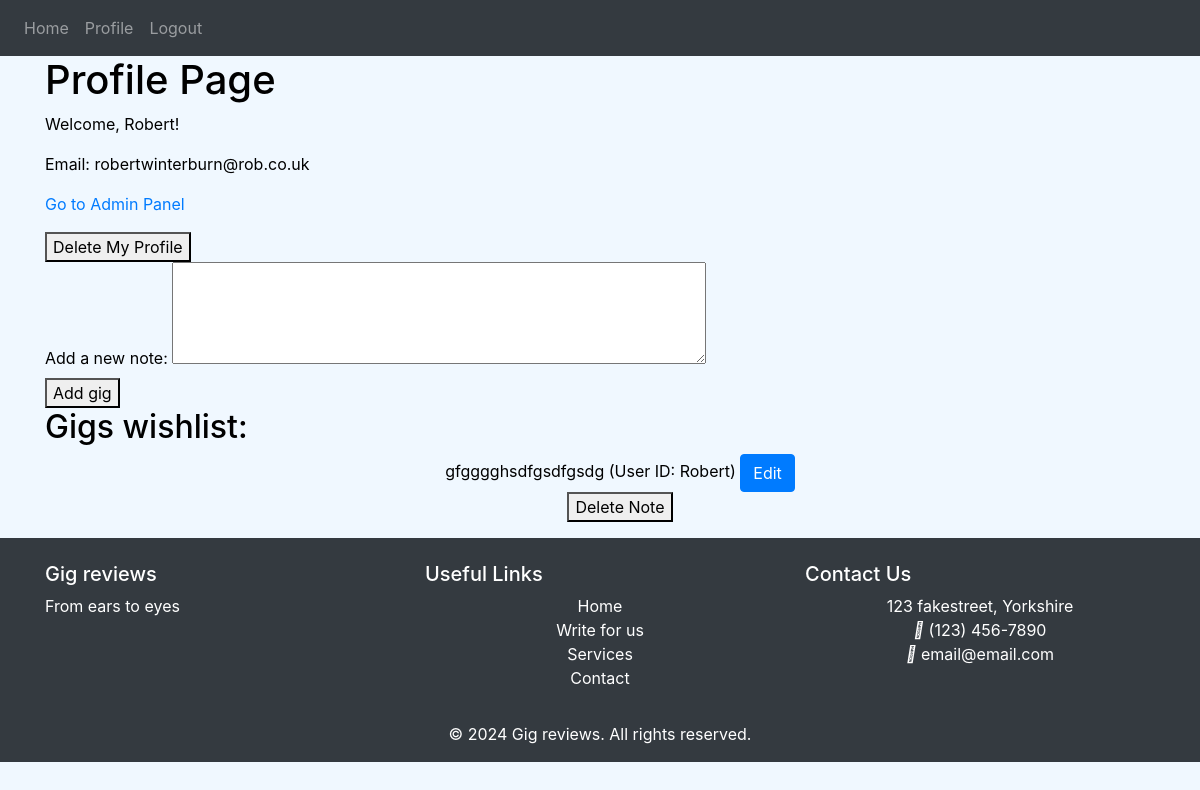
The app's page /profile (signed in), older data.
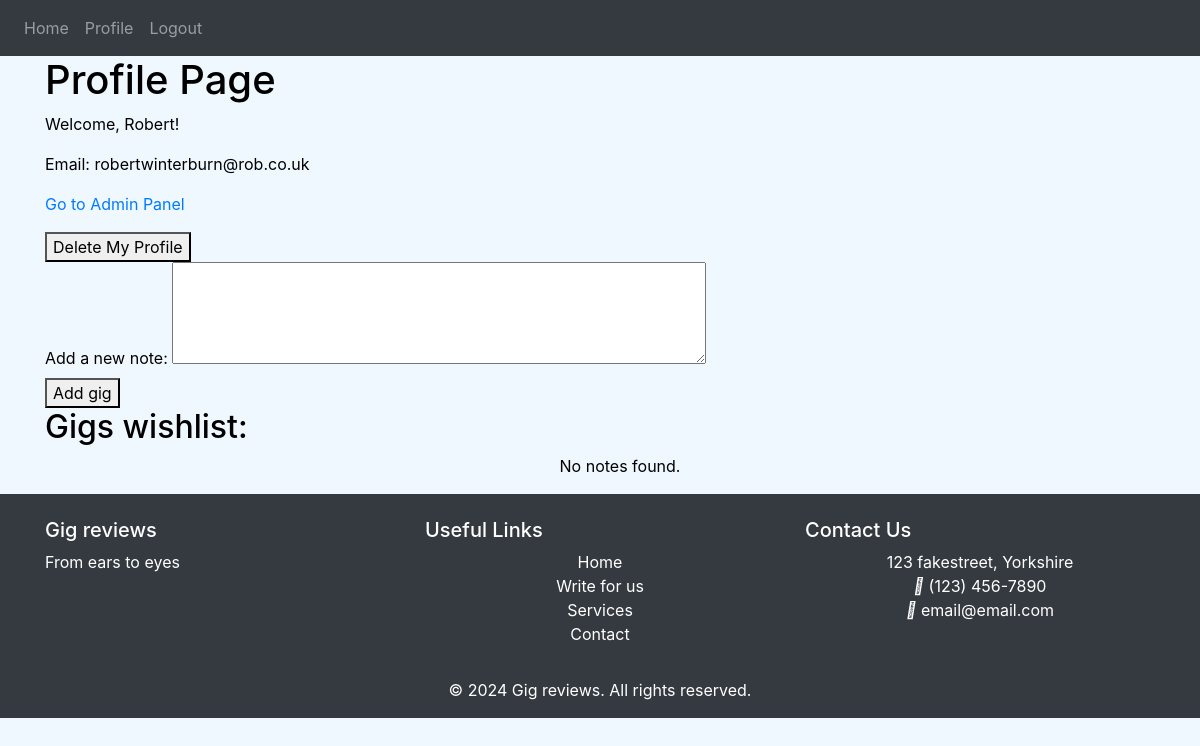
The same page, newer data.
### models.py (models this page shows)
class Note(db.Model):
    __tablename__ = 'notes'
    id = db.Column(db.Integer, primary_key=True)
    data = db.Column(db.String(1000), nullable=False)
    user_id = db.Column(db.Integer, db.ForeignKey('users.id'))
    is_public = db.Column(db.Boolean, default=False)

class User(db.Model, UserMixin):
    __tablename__ = 'users'
    id = db.Column(db.Integer, primary_key=True)
    email = db.Column(db.String(150), unique=True, nullable=False)
    password = db.Column(db.String(150), nullable=False)
    first_name = db.Column(db.String(150), nullable=False)
    is_admin = db.Column(db.Boolean, default=False)
    notes = db.relationship('Note', backref='user', cascade="all, delete-orphan")
    comments = db.relationship('Comment', backref='user', cascade="all, delete-orphan")
    blog_posts = db.relationship('BlogPost', backref='user', cascade="all, delete-orphan")

### auth.py (the view, shortened to what this page needs)
@auth.route('/profile', methods=['GET', 'POST'])
@login_required
def profile():
    return render_template('profile.html', user=current_user)

### app/templates/profile.html (shortened to what this page needs)
{% extends "base.html" %}
{% block content %}
<h1>Profile Page</h1>
<p>Welcome, {{ user.first_name }}!</p>
<p>Email: {{ user.email }}</p>
{% if user.is_admin %}
    <p><a href="{{ url_for('admin.index') }}">Go to Admin Panel</a></p>
{% endif %}
<form action="{{ url_for('views.delete_profile') }}" method="post" onsubmit="return confirm('Are you sure you want to delete your profile? This action cannot be undone.');">
    <button type="submit">Delete My Profile</button>
</form>
<form method="POST" action="{{ url_for('auth.profile') }}">
    <label for="note">Add a new note:</label>
    <textarea id="note" name="note" rows="4" cols="50"></textarea><br>
    <button type="submit">Add gig</button>
</form>
<h2>Gigs wishlist:</h2>
<ul>
    {% if user.notes %}
        {% for note in user.notes %}
            <li>{{ note.data }} (User ID: {{ user.first_name }})
                <a href="{{ url_for('views.edit_note', note_id=note.id) }}" class="btn btn-primary">Edit</a>
                <form action="{{ url_for('views.delete_note', note_id=note.id) }}" method="post">
                    <button type="submit">Delete Note</button>
                </form>
            </li>
        {% endfor %}
    {% else %}
        <li>No notes found.</li>
    {% endif %}
</ul>
{% endblock %}

Row changes from the older to the newer data that the page shows:
removed Note: data "gfgggghsdfgsdfgsdg", {{ user.first_name }} "Robert"
Text that changed along with them:
text now shown: "No notes found."
